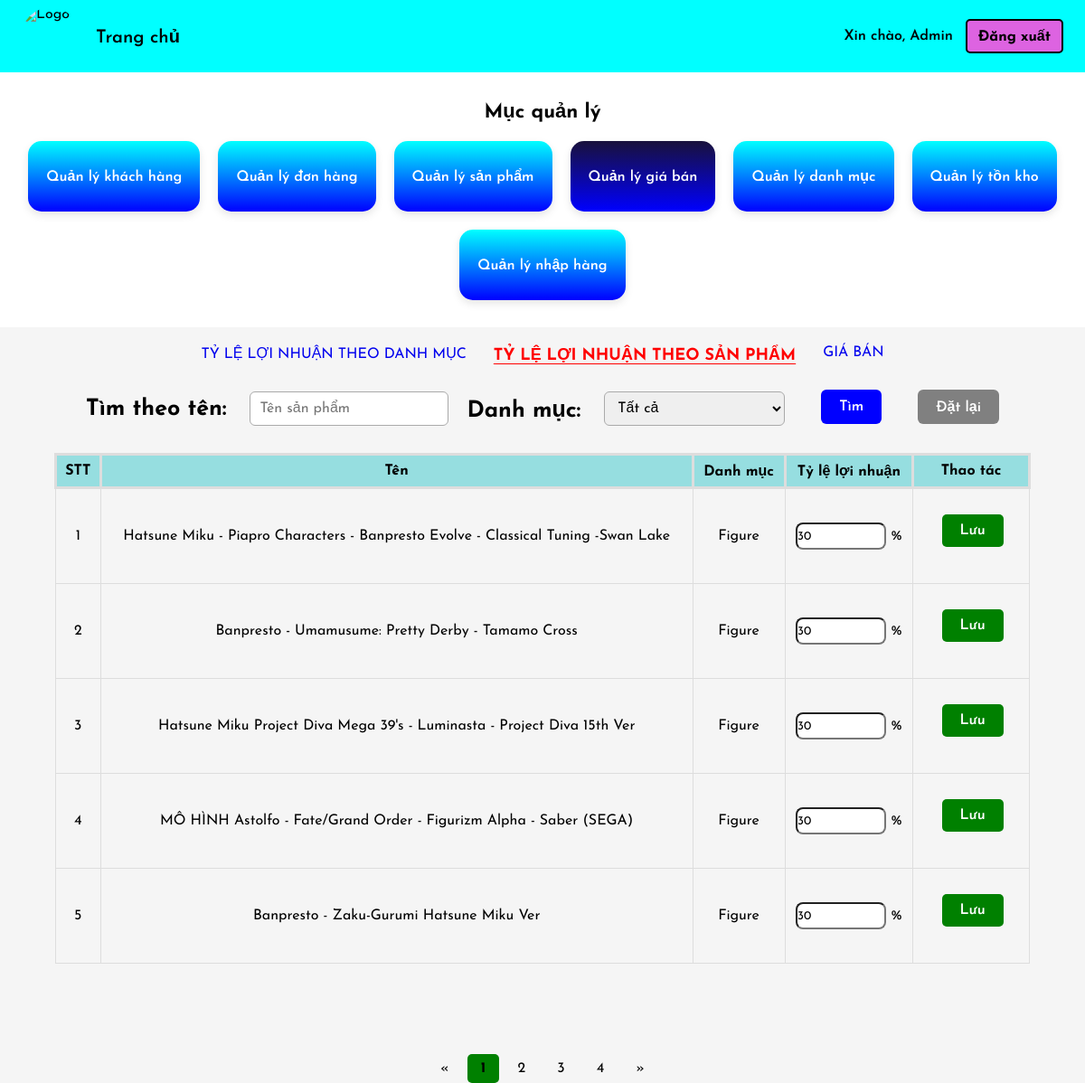
The app's page /admin/lnsp.php with its own data.
### tables this page shows
CREATE TABLE `product_list` (
  `ProductID` varchar(255) NOT NULL,
  `ProductName` varchar(255) DEFAULT NULL,
  `Grade` varchar(255) DEFAULT NULL,
  `Producer` varchar(255) DEFAULT NULL,
  `Product_source` longtext DEFAULT NULL,
  `Product_description` longtext DEFAULT NULL,
  `Product_detail` text DEFAULT NULL,
  `Product_image` varchar(255) DEFAULT NULL,
  `Price` int(11) DEFAULT NULL,
  `Profit` decimal(5,2) DEFAULT NULL,
  `cost_price` decimal(12,2) DEFAULT 0.00,
  `Quantity` int(11) NOT NULL DEFAULT 0
);

### admin/lnsp.php (the view, shortened to what this page needs)
<?php
$conn = new mysqli("localhost","root","","hobbystore");
$fname = isset($_GET['fname']) ? $_GET['fname'] : '';
$grade = isset($_GET['chat']) ? $_GET['chat'] : 'cl';
$where = "WHERE 1=1";
$per_page = 5;
$page = isset($_GET['page']) ? (int)$_GET['page'] : 1;
$offset = ($page - 1) * $per_page;
$count_result = $conn->query("SELECT COUNT(*) as total FROM product_list $where");
$total_rows = $count_result->fetch_assoc()['total'];
$total_pages = ceil($total_rows / $per_page);
$sql = "SELECT ProductID, ProductName, Grade, Profit FROM product_list $where LIMIT $per_page OFFSET $offset";
$result = $conn->query($sql);
$query_params = [];
$query_string = count($query_params) ? '&' . implode('&', $query_params) : '';
?>
<!DOCTYPE html>
<html lang="en">
<head>
  <link rel="stylesheet" href="assets/css/style.css">
  <link rel="stylesheet" href="assets/css/settings.css">
  <link rel="stylesheet" href="assets/css/product-page.css">
  <link rel="stylesheet" href="assets/css/view-cart.css">
  <link rel="stylesheet" href="https://cdnjs.cloudflare.com/ajax/libs/font-awesome/6.5.0/css/all.min.css">
</head>
<nav class="navbar">
  <div class="nav-left">
    <a href="admin.php" class="logo-link">
      <img src="assets/img/logo.png" alt="Logo" class="navbar-logo">
    </a>
    <a href="admin.php" class="nav-home">Trang chủ</a>
  </div>
  <div class="nav-right">
    <span class="hello">Xin chào, Admin</span>
    <a href="adminlogin.php" class="logout-btn">Đăng xuất</a>
  </div>
</nav>
<body>
<section class="overview-menu">
  <h2>Mục quản lý</h2>
  <div class="menu-grid">
    <a href="customer.php">
      <div class="menu-card">
        <h3>Quản lý khách hàng</h3>
      </div>
    </a>
    <a href="shiping.php">
      <div class="menu-card">
        <h3>Quản lý đơn hàng</h3>
      </div>
    </a>
    <a href="quanlysp.php">
      <div class="menu-card">
        <h3>Quản lý sản phẩm</h3>
      </div>
    </a>
    <a href="lndm.php">
      <div class="menu-card" style="background: linear-gradient(to bottom,#19113b,blue);">
        <h3>Quản lý giá bán</h3>
      </div>
    </a>
    <a href="quanlydm.php">
      <div class="menu-card">
        <h3>Quản lý danh mục</h3>
      </div>
    </a>
    <a href="tracuusoluong.php">
      <div class="menu-card">
        <h3>Quản lý tồn kho</h3>
      </div>
    </a>
    <a href="quanlynhaphang.php">
      <div class="menu-card">
        <h3>Quản lý nhập hàng</h3>
      </div>
    </a>
  </div>
</section>
<div class="headtext">
  <a href="lndm.php">
    <p>TỶ LỆ LỢI NHUẬN THEO DANH MỤC</p>
  </a>
  <a href="lnsp.php">
    <p class="underline-text" style="color:red;">TỶ LỆ LỢI NHUẬN THEO SẢN PHẨM</p>
  </a>
  <a href="ln.php">
    <p>GIÁ BÁN</p>
  </a>
</div>
<div class="search-box">
  <form action="lnsp.php" method="get" class="search-advanced">
    <label style="font-size:25px;" for="fname">Tìm theo tên:</label>
    <input style="color:gray;" type="text" id="fname" name="fname" placeholder="Tên sản phẩm" value="<?php echo htmlspecialchars($fname); ?>">
    <label style="font-size:25px;">Danh mục:</label>
    <select id="chat" name="chat">
      <option value="cl" <?php echo $grade=='cl'?'selected':''; ?>>Tất cả</option>
    </select>
    <button type="submit" class="btn-tim" style="height:38px; margin-top:-4px;">Tìm</button>
    <a href="lnsp.php"><button type="button" style="height:38px; margin-top:-4px; background:gray; color:white; border:none; border-radius:6px; padding:8px 20px; font-size:16px; cursor:pointer;">Đặt lại</button></a>
  </form>
  <table>
    <tr>
      <th>STT</th>
      <th>Tên</th>
      <th>Danh mục</th>
      <th>Tỷ lệ lợi nhuận</th>
      <th>Thao tác</th>
    </tr>
    <?php
    $stt = $offset + 1;
    while($row = $result->fetch_assoc()):
    ?>
    <tr>
      <form method="post" action="lnsp.php?page=<?php echo $page.$query_string; ?>">
        <td><?php echo $stt++; ?></td>
        <td><?php echo htmlspecialchars($row['ProductName']); ?></td>
        <td><?php echo htmlspecialchars($row['Grade']); ?></td>
        <td>
          <div class="input-profit">
            <div class="input-box">
              <input type="number" name="profit" min="0" max="100" value="<?php echo $row['Profit']*100; ?>">
              <span>%</span>
            </div>
          </div>
        </td>
        <td class="thaotac">
          <button type="submit" class="bt-them" style="background:green;color:white;">Lưu</button>
        </td>
      </form>
    </tr>
    <?php endwhile; ?>
  </table>
  <div class="pagination" style="margin-top:100px;margin-bottom:50px;">
    <a href="lnsp.php?page=1<?php echo $query_string; ?>">&laquo;</a>
    <?php for($i = 1; $i <= $total_pages; $i++): ?>
      <a href="lnsp.php?page=<?php echo $i.$query_string; ?>" <?php echo $i==$page?'class="active"':''; ?>>
        <?php echo $i; ?>
      </a>
    <?php endfor; ?>
    <a href="lnsp.php?page=<?php echo $total_pages.$query_string; ?>">&raquo;</a>
  </div>
</div>
</body>
</html>

### admin/assets/css/style.css (style rules this page uses)
* { margin: 0; padding: 0; font-family: "Josefin Sans", sans-serif; text-decoration: none; box-sizing: border-box; }
body { height: 100vh; background: #f5f5f5; box-sizing: border-box; }
body { background-color: #f4f4f4; }
h2 { font-size: 2rem; font-weight: 700; color: #333; text-align: center; margin: 0 0 2rem 0; }

### admin/assets/css/settings.css (style rules this page uses)
* { margin: 0; padding: 0; font-family: "Josefin Sans", sans-serif !important; box-sizing: border-box; }
body { height: 100vh; background: #f5f5f5; box-sizing: border-box; }
.navbar { padding: 50px; display: flex; align-items: center; justify-content: space-between; width: 100%; box-sizing: border-box; }
.navbar a { color: black; text-decoration: none; }
nav img { filter: invert(1); }
button { background-color: black; color: white; border: 0; padding: 10px 20px; cursor: pointer; font-size: 16px; font-weight: 600; border-radius: 5px; transition: all 0.3s; margin: 20px 0 0 20px; }

### admin/assets/css/product-page.css (style rules this page uses)
nav { text-decoration: none; }
select { width: 200px !important; }

### admin/lnsp.php (style rules this page uses)
.pagination { text-align:center; }
.pagination a { color: black; text-decoration: none; padding: 8px 15px; display: inline-block; }
.pagination a.active { background-color: green; font-weight: bold; border-radius: 5px; }
.search-advanced { text-align: center; margin: 20px 0; }
.search-advanced button { background-color: blue; color: white; padding: 12px 24px; font-size: 16px; border: none; border-radius: 6px; cursor: pointer; }
nav.navbar { display: flex !important; justify-content: space-between !important; align-items: center !important; background-color: cyan !important; height: 80px !important; min-height: 80px !important; padding: 0 24px !important; box-sizing: border-box !important; gap: 12px; z-index: 50; }
.navbar .navbar-logo { width: 64px !important; height: 64px !important; min-width: 64px !important; min-height: 64px !important; border-radius: 50% !important; object-fit: cover !important; display: inline-block !important; filter: none !important; -webkit-filter: none !important; mix-blend-mode: normal !important; background: transparent !important; opacity: 1 !important; }
.nav-left { display: flex !important; align-items: center !important; gap: 18px; }
.nav-left .nav-home { text-decoration: none; color: black; font-size: 20px; font-weight: 600; }
.nav-right { display: flex !important; align-items: center !important; gap: 14px; }
.nav-right .hello { font-weight: 600; color: black; }
.logout-btn { background-color: rgb(221, 99, 225) !important; border: 2px solid black !important; border-radius: 5px !important; padding: 8px 12px !important; color: black !important; text-decoration: none !important; font-weight: 700 !important; }
.overview-menu { padding: 30px; background-color: white; }
.overview-menu h2 { font-size: 22px; color: black; margin-bottom: 20px; }
.menu-grid { display: flex; flex-wrap: wrap; justify-content: center; gap: 20px; }
.menu-card { background: linear-gradient(to bottom,cyan,blue); color: #fff; text-align: center; padding: 30px 20px; border-radius: 15px; box-shadow: 0 4px 10px rgba(0,0,0,0.1); transition: all 0.25s ease; cursor: pointer; }
.menu-card h3 { font-size: 16px; font-weight: 600; }
.bt-them { background : #04a4b3; }
table { border-collapse: collapse; width:90%; margin: 0 auto; margin-top: 30px; }
td { border:1px solid #dddddd; text-align: center; padding: 8px; }
th { border:3px solid #dddddd; text-align: center; padding: 8px; background:#96dee0; }
.thaotac { padding-bottom:40px; padding-right:25px; }
.search-advanced { display: flex; align-items: center; justify-content: center; gap: 20px; margin: 30px auto; flex-wrap: wrap; }
.search-advanced label { font-size: 20px; font-weight: bold; margin-right: 6px; }
.search-advanced input, .search-advanced select { width: 220px; height: 38px; padding: 6px 10px; font-size: 16px; border: 1px solid #aaa; border-radius: 6px; }
.search-advanced button { background-color: blue; color: white; padding: 8px 20px; font-size: 16px; border: none; border-radius: 6px; cursor: pointer; height: 40px; transition: 0.25s; }
.input-box input { height:30px; border-radius: 8px; width:100px; }
.underline-text { font-size: 18px; font-weight: bold; color: #333; text-decoration: underline; text-underline-offset: 4px; }
.headtext { display: flex; gap: 30px; justify-content: center; margin-top: 20px; }

### records on screen
product_list: ProductName "Hatsune Miku - Piapro Characters - Banpresto Evolve - Classical Tuning -Swan Lake", Grade "Figure", profit "30"
product_list: ProductName "Banpresto - Umamusume: Pretty Derby - Tamamo Cross", Grade "Figure", profit "30"
product_list: ProductName "Hatsune Miku Project Diva Mega 39's - Luminasta - Project Diva 15th Ver", Grade "Figure", profit "30"
product_list: ProductName "MÔ HÌNH Astolfo - Fate/Grand Order - Figurizm Alpha - Saber (SEGA)", Grade "Figure", profit "30"
product_list: ProductName "Banpresto - Zaku-Gurumi Hatsune Miku Ver", Grade "Figure", profit "30"
